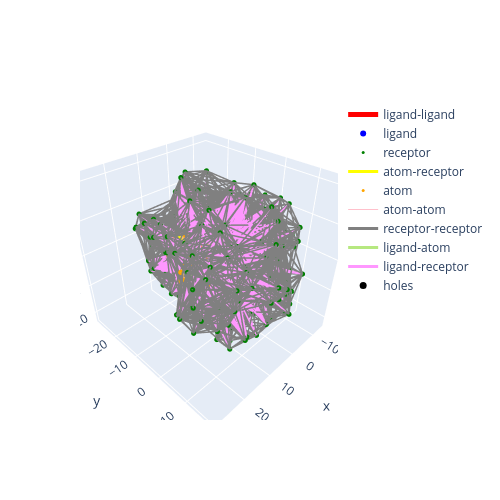

This figure's notebook cell:
### Code cell
i = next(iterable)
i=100
graph = ds[i*10]
# print(ds._split_indexes[i])
make_fig(graph).show()

### Figure 1 — Plotly figure (JSON) as saved in the notebook; plotly's stock layout.template omitted (floating-point values rounded to 4 significant figures; data arrays with more than 128 entries replaced by an {"elided": "..."} marker saying what was removed)
{"data": [{"line": {"color": "red", "width": 5}, "mode": "lines", "name": "ligand-ligand", "type": "scatter3d", "x": {"elided": "2808 float values"}, "y": {"elided": "2808 float values"}, "z": {"elided": "2808 float values"}}, {"marker": {"color": "blue", "size": 6, "symbol": "circle"}, "mode": "markers", "name": "ligand", "type": "scatter3d", "x": [9.875, 9.635, 8.442, 7.115, 7.015, 5.923, 4.699, 4.417, 3.319, 2.206, 2.719, 4.225, 8.708, 9.972, 10.65, 11.58, 12.24, 11.97, 12.82, 11.05, 10.39, 9.242, 10.6, 11.97, 13.02, 14.34, 14.69, 16.73, 13.71, 12.37], "y": [-0.1034, -1.5, -2.168, -1.772, -0.6262, -2.508, -1.92, -1.71, -0.6915, -0.8387, -0.8184, -0.9401, -3.419, -3.502, -4.622, -5.347, -6.437, -6.807, -8.202, -6.105, -5.008, -4.179, -2.343, -1.988, -2.711, -2.404, -1.363, -0.942, -0.6367, -0.9523], "z": [-0.3711, 0.07306, -0.009495, -0.4631, -1.032, -0.3508, -0.6456, -2.018, -2.248, -1.236, 0.1559, 0.2523, 0.4874, 0.846, 1.406, 0.6939, 1.239, 2.527, 3.204, 3.273, 2.701, 3.716, 0.6132, 0.8667, 0.2735, 0.5013, 1.33, 1.64, 1.926, 1.691]}, {"marker": {"color": "green", "size": 3, "symbol": "circle"}, "mode": "markers", "name": "receptor", "type": "scatter3d", "x": {"elided": "261 float values"}, "y": {"elided": "261 float values"}, "z": {"elided": "261 float values"}}, {"line": {"color": "yellow", "width": 3}, "mode": "lines", "name": "atom-receptor", "type": "scatter3d", "x": {"elided": "234 float values"}, "y": {"elided": "234 float values"}, "z": {"elided": "234 float values"}}, {"marker": {"color": "orange", "size": 3, "symbol": "circle"}, "mode": "markers", "name": "atom", "type": "scatter3d", "x": [12.59, 17.68, 17.01, 17.51, 17.06, 17.27, 18.75, 16.64, 15.92, 15.31, 16.2, 16.4, 13.91, 18.89, 18.36, 17.17, 7.665, 7.035, 11.01, 10.52, 10.26, 8.233, 12.17, 10.76, 17.27, 16.75, 16.07, 15.15, 13.84, 14.83, 18.46, 19.21, 20.5, 20.28, 19.73, 15.87, 16.75, 16.23, 16.06, 15.05, 15.4, 13.61, 14.27, 14.7, 13.26, 12.57, 11.19, 12.06, 15.66, 16.76, 10.22, 9.265, 8.614, 11.68, 9.127, 8.17, 9.298, 10.0, 6.398, 6.429, 5.201, 4.552, 4.835, 3.693, 3.699, -0.09, -0.425, 1.211, 1.318, 1.739, 5.512, 5.151, 6.842, 6.602, 7.773, 6.323, 7.513, 6.781], "y": [3.162, 2.089, 0.712, -0.217, 3.037, 2.612, 2.502, 3.687, 0.559, -0.75, -1.631, -2.785, -0.634, -3.121, -4.136, -3.548, -3.29, -5.522, -2.399, -1.444, -0.131, -5.798, -2.888, 3.538, -0.872, -1.976, 1.325, 0.68, 0.199, 1.687, -0.71, -1.826, -1.296, -0.427, -1.228, -5.621, -6.883, -7.985, -4.81, -3.665, -2.871, -4.151, -10.14, -11.19, -9.19, -8.29, -7.339, -6.281, -10.86, -10.18, -10.57, -9.497, -8.798, -10.13, -9.411, -8.533, -7.951, -7.109, -8.022, -6.587, -5.865, -5.115, -6.123, -5.461, -5.751, -1.815, -3.153, -1.486, 3.167, 1.766, 0.915, -0.568, 1.055, 3.69, 4.264, 2.411, 2.979, 2.053], "z": [-2.848, -2.231, -2.251, -1.613, -1.2, 0.262, 0.649, 1.141, -3.016, -3.22, -4.096, -3.746, -3.816, -2.012, -1.113, -0.352, -4.504, -3.706, -4.715, -3.804, -4.231, 7.662, 7.3, 1.596, 6.018, 6.123, 5.557, 4.504, 5.107, 3.407, 5.441, 4.838, 4.188, 2.935, 1.756, 5.355, 5.373, 5.25, 4.056, 3.832, 2.579, 3.673, 7.341, 6.319, 6.686, 7.711, 7.034, 5.867, 5.442, 2.598, 2.15, 1.599, 2.377, 2.06, 0.27, -0.412, -2.714, -2.123, 4.126, 4.391, 3.842, 4.571, 2.58, 1.953, 0.447, 2.958, 2.677, 2.228, -0.621, -1.084, -5.32, -5.37, -4.586, 0.899, -1.155, 0.388, -1.656, -0.891]}, {"line": {"color": "pink", "width": 1}, "mode": "lines", "name": "atom-atom", "type": "scatter3d", "x": {"elided": "1014 float values"}, "y": {"elided": "1014 float values"}, "z": {"elided": "1014 float values"}}, {"line": {"color": "grey", "width": 3}, "mode": "lines", "name": "receptor-receptor", "type": "scatter3d", "x": {"elided": "16230 float values"}, "y": {"elided": "16230 float values"}, "z": {"elided": "16230 float values"}}, {"line": {"color": "light blue", "width": 3}, "mode": "lines", "name": "ligand-atom", "type": "scatter3d", "x": {"elided": "720 float values"}, "y": {"elided": "720 float values"}, "z": {"elided": "720 float values"}}, {"line": {"color": "light green", "width": 3}, "mode": "lines", "name": "ligand-receptor", "type": "scatter3d", "x": {"elided": "15174 float values"}, "y": {"elided": "15174 float values"}, "z": {"elided": "15174 float values"}}, {"marker": {"color": "black", "size": 7, "symbol": "circle"}, "mode": "markers", "name": "holes", "type": "scatter3d", "x": [9.635, 11.97, 10.39, 14.69], "y": [-1.5, -6.807, -5.008, -1.363], "z": [0.07306, 2.527, 2.701, 1.33]}], "layout": {"height": 500, "width": 500}}
